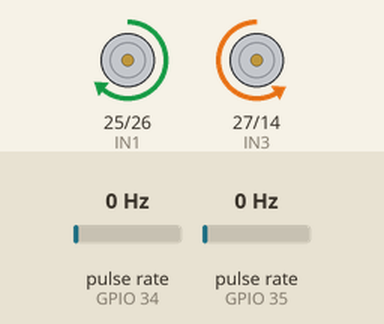
Recording of a sketch running on a simulated ESP32. Shown: motor-driver pin pairs drawn as motors (green arrow = first pin HIGH = forward, orange = second pin HIGH = backward, longer = more drive, scaled by the enable pin). Wiring (inferred from the names in the program): 2 × pulse sensor: data GPIO 34 / data GPIO 35. Inputs (shaded band) come from the test bench; at power-on: pulse rate (sensors on GPIO 34, GPIO 35) 0 Hz. What the sketch prints to the serial monitor is not drawn.

Above: at 0.2 s.
Timing chart, 0 to 1.7 s (numbered marks = the images above):
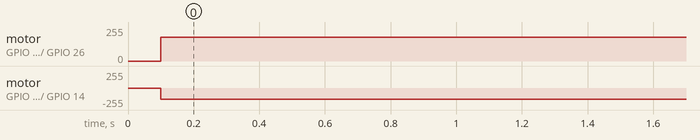

Measured:
- by itself, motor on GPIO 25 (IN1) / GPIO 26 (IN2): stopped → forward 180/255 at 0.10 s
- by itself, motor on GPIO 27 (IN3) / GPIO 14 (IN4): stopped → backward 170/255 at 0.10 s

The sketch:

L298NserialSpeedAdjust4-Wifi.ino
```cpp
// ================== WEBSERVER ==================
#include <Arduino.h>
#include <WiFi.h>
#include <AsyncTCP.h>
#include <ESPAsyncWebServer.h>
#include <WebSerialLite.h>

AsyncWebServer server(80);

const char* ssid = "Marquer"; // Your WiFi AP SSID
const char* password = "123123123"; // Your WiFi Password


/* Message callback of WebSerial */
void recvMsg(uint8_t *data, size_t len){
  WebSerial.println("Received Data...");
  String d = "";
  for(int i=0; i < len; i++){
    d += char(data[i]);
  }
  WebSerial.println(d);
  Serial.print(d);
  changeSpeed(d);
}
// ================== WEBSERVER END ==================

#define IN1 25
#define IN2 26
#define IN3 27
#define IN4 14
#define ENA 12
#define ENB 13

#define ENCODER1_PIN 34
#define ENCODER2_PIN 35

// Constants for encoder resolution
const float ENCODER_RESOLUTION = 8; // counts per rotation

int speedA = 180; // Speed for motor A (0 to 255)
int speedB = 170; // Speed for motor B (0 to 255)
volatile int encoder1Count = 0;
volatile int encoder2Count = 0;

int lastEncoder1Count = 0;
int lastEncoder2Count = 0;
unsigned long lastTime = 0;

void IRAM_ATTR handleEncoder1Interrupt() {
  encoder1Count++;
}

void IRAM_ATTR handleEncoder2Interrupt() {
  encoder2Count++;
}

void setup() {
  // ================== WEBSERVER ==================
  WiFi.softAP(ssid, password);

  IPAddress IP = WiFi.softAPIP();
  Serial.print("AP IP address: ");
  Serial.println(IP);
  // WebSerial is accessible at "<IP Address>/webserial" in browser
  WebSerial.begin(&server);
  /* Attach Message Callback */
  WebSerial.onMessage(recvMsg);
  server.begin();
  // ================== WEBSERVER END ==================

  // Set all motor control pins as outputs
  pinMode(IN1, OUTPUT);
  pinMode(IN2, OUTPUT);
  pinMode(IN3, OUTPUT);
  pinMode(IN4, OUTPUT);
  pinMode(ENA, OUTPUT);
  pinMode(ENB, OUTPUT);

  // Start Serial communication at a baud rate of 115200 for motor control and encoders
  Serial.begin(115200);

  // Enable the motors
  digitalWrite(ENA, HIGH);
  digitalWrite(ENB, HIGH);

  // Initialize motors in stopped state
  digitalWrite(IN1, LOW);
  digitalWrite(IN2, LOW);
  digitalWrite(IN3, LOW);
  digitalWrite(IN4, LOW);

  // Configure encoder pins as inputs
  pinMode(ENCODER1_PIN, INPUT);
  pinMode(ENCODER2_PIN, INPUT);

  // Attach interrupts to encoder pins
  attachInterrupt(digitalPinToInterrupt(ENCODER1_PIN), handleEncoder1Interrupt, RISING);
  attachInterrupt(digitalPinToInterrupt(ENCODER2_PIN), handleEncoder2Interrupt, RISING);

  // Wait a moment for serial communication to stabilize
  delay(100);
}

void loop() {
  unsigned long currentTime = millis();

  // Run motors forward at speed 80 for 5 seconds
  if (currentTime < 6000) {
    // speedA = 80;
    // speedB = 80;
    analogWrite(ENA, speedA);
    analogWrite(ENB, speedB);
    digitalWrite(IN1, HIGH);
    digitalWrite(IN2, LOW);
    digitalWrite(IN3, LOW);
    digitalWrite(IN4, HIGH);
  } else {
    // Stop motors
    // speedA = 0;
    // speedB = 0;
    // analogWrite(ENA, speedA);
    // analogWrite(ENB, speedB);
    // digitalWrite(IN1, LOW);
    // digitalWrite(IN2, LOW);
    // digitalWrite(IN3, LOW);
    // digitalWrite(IN4, LOW);
  }

  // Calculate and print the speed of the encoders every 100ms
  if (currentTime - lastTime >= 100) {
    float encoder1Speed = (encoder1Count - lastEncoder1Count) * (1000.0 / ENCODER_RESOLUTION); // Rotations per second
    float encoder2Speed = (encoder2Count - lastEncoder2Count) * (1000.0 / ENCODER_RESOLUTION); // Rotations per second

    // Send data to Serial Plotter in a single line with comma-separated values
    Serial.print("Encoder1Speed:");
    Serial.print(encoder1Speed);
    Serial.print(",");
    Serial.print("Encoder2Speed:");
    Serial.print(encoder2Speed);

    lastEncoder1Count = encoder1Count;
    lastEncoder2Count = encoder2Count;
    lastTime = currentTime;
  }

  // Print the encoder counts every second
  Serial.print(" Encoder1LCount:");
  Serial.print(encoder1Count / ENCODER_RESOLUTION);
  Serial.print(" Encoder2RCount:");
  Serial.println(encoder2Count / ENCODER_RESOLUTION);
  lastTime = currentTime;

  WebSerial.println(encoder2Count / ENCODER_RESOLUTION);

  delay(100); // Short delay to avoid overloading the Serial communication
}


void changeSpeed(String input) {
  // if (Serial.available()) {
  //   String input = Serial.readStringUntil('\n'); // Read input until newline
    input.trim(); // Remove any extra whitespace

    if (input.startsWith("A")) {
      speedA = input.substring(1).toInt();
      speedA = constrain(speedA, 0, 255); // Constrain speed to 0-255
      analogWrite(ENA, speedA);
      Serial.print("Speed of Motor A set to: ");
      Serial.println(speedA);
    } else if (input.startsWith("B")) {
      speedB = input.substring(1).toInt();
      speedB = constrain(speedB, 0, 255); // Constrain speed to 0-255
      analogWrite(ENB, speedB);
      Serial.print("Speed of Motor B set to: ");
      Serial.println(speedB);
    } else if (input.startsWith("C")) {
      int speed = input.substring(1).toInt();
      speed = constrain(speed, 0, 255); // Constrain speed to 0-255
      speedA = speed;
      speedB = speed;
      analogWrite(ENA, speedA);
      analogWrite(ENB, speedB);
      Serial.print("Speed of both Motors A and B set to: ");
      Serial.println(speed);
    } else if (input.startsWith("R")) {
      encoder1Count = 0;
      encoder2Count = 0;
      lastEncoder1Count = 0;
      lastEncoder2Count = 0;
    }
}
```
